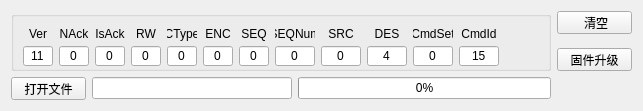
          <widget class="QWidget" name="tab_7">
           <attribute name="title">
            <string>固件升级</string>
           </attribute>
           <layout class="QGridLayout" name="gridLayout_11">
            <item row="3" column="2" colspan="2">
             <widget class="QProgressBar" name="DobotV3Progress">
              <property name="value">
               <number>0</number>
              </property>
             </widget>
            </item>
            <item row="3" column="1">
             <widget class="QLineEdit" name="DobotV3_FirmName">
              <property name="minimumSize">
               <size>
                <width>200</width>
                <height>0</height>
               </size>
              </property>
              <property name="maximumSize">
               <size>
                <width>200</width>
                <height>16777215</height>
               </size>
              </property>
             </widget>
            </item>
            <item row="3" column="4">
             <spacer name="horizontalSpacer_9">
              <property name="orientation">
               <enum>Qt::Horizontal</enum>
              </property>
              <property name="sizeType">
               <enum>QSizePolicy::Minimum</enum>
              </property>
              <property name="sizeHint" stdset="0">
               <size>
                <width>72</width>
                <height>20</height>
               </size>
              </property>
             </spacer>
            </item>
            <item row="3" column="0">
             <widget class="QPushButton" name="DobotV3_FirmFile">
              <property name="minimumSize">
               <size>
                <width>75</width>
                <height>23</height>
               </size>
              </property>
              <property name="maximumSize">
               <size>
                <width>75</width>
                <height>23</height>
               </size>
              </property>
              <property name="text">
               <string>打开文件</string>
              </property>
             </widget>
            </item>
            <item row="0" column="4">
             <widget class="QPushButton" name="DobotV3_Clear_U">
              <property name="minimumSize">
               <size>
                <width>75</width>
                <height>23</height>
               </size>
              </property>
              <property name="maximumSize">
               <size>
                <width>75</width>
                <height>23</height>
               </size>
              </property>
              <property name="text">
               <string> 清空</string>
              </property>
             </widget>
            </item>
            <item row="2" column="4">
             <widget class="QPushButton" name="DobotV3_FirmUpdata">
              <property name="minimumSize">
               <size>
                <width>75</width>
                <height>23</height>
               </size>
              </property>
              <property name="maximumSize">
               <size>
                <width>75</width>
                <height>23</height>
               </size>
              </property>
              <property name="text">
               <string>固件升级</string>
              </property>
             </widget>
            </item>
            <item row="0" column="0" rowspan="3" colspan="4">
             <widget class="QGroupBox" name="groupBox_4">
              <property name="minimumSize">
               <size>
                <width>0</width>
                <height>60</height>
               </size>
              </property>
              <property name="maximumSize">
               <size>
                <width>16777215</width>
                <height>60</height>
               </size>
              </property>
              <property name="title">
               <string/>
              </property>
              <layout class="QGridLayout" name="gridLayout_10">
               <item row="1" column="11">
                <widget class="QLineEdit" name="DobotV3_SRC_U">
                 <property name="minimumSize">
                  <size>
                   <width>40</width>
                   <height>20</height>
                  </size>
                 </property>
                 <property name="maximumSize">
                  <size>
                   <width>40</width>
                   <height>20</height>
                  </size>
                 </property>
                 <property name="text">
                  <string>0</string>
                 </property>
                 <property name="maxLength">
                  <number>2</number>
                 </property>
                 <property name="alignment">
                  <set>Qt::AlignCenter</set>
                 </property>
                </widget>
               </item>
               <item row="0" column="7">
                <widget class="QLabel" name="label_46">
                 <property name="minimumSize">
                  <size>
                   <width>30</width>
                   <height>16</height>
                  </size>
                 </property>
                 <property name="maximumSize">
                  <size>
                   <width>30</width>
                   <height>16</height>
                  </size>
                 </property>
                 <property name="text">
                  <string>ENC</string>
                 </property>
                 <property name="alignment">
                  <set>Qt::AlignCenter</set>
                 </property>
                </widget>
               </item>
               <item row="1" column="4">
                <widget class="QLineEdit" name="DobotV3_RW_U">
                 <property name="minimumSize">
                  <size>
                   <width>30</width>
                   <height>20</height>
                  </size>
                 </property>
                 <property name="maximumSize">
                  <size>
                   <width>30</width>
                   <height>20</height>
                  </size>
                 </property>
                 <property name="text">
                  <string>0</string>
                 </property>
                 <property name="maxLength">
                  <number>1</number>
                 </property>
                 <property name="alignment">
                  <set>Qt::AlignCenter</set>
                 </property>
                </widget>
               </item>
               <item row="1" column="9">
                <widget class="QLineEdit" name="DobotV3_SEQ_U">
                 <property name="minimumSize">
                  <size>
                   <width>30</width>
                   <height>20</height>
                  </size>
                 </property>
                 <property name="maximumSize">
                  <size>
                   <width>30</width>
                   <height>20</height>
                  </size>
                 </property>
                 <property name="text">
                  <string>0</string>
                 </property>
                 <property name="maxLength">
                  <number>1</number>
                 </property>
                 <property name="alignment">
                  <set>Qt::AlignCenter</set>
                 </property>
                </widget>
               </item>
               <item row="1" column="14">
                <widget class="QLineEdit" name="DobotV3_CmdId_U">
                 <property name="minimumSize">
                  <size>
                   <width>40</width>
                   <height>20</height>
                  </size>
                 </property>
                 <property name="maximumSize">
                  <size>
                   <width>40</width>
                   <height>20</height>
                  </size>
                 </property>
                 <property name="text">
                  <string>15</string>
                 </property>
                 <property name="maxLength">
                  <number>2</number>
                 </property>
                 <property name="alignment">
                  <set>Qt::AlignCenter</set>
                 </property>
                </widget>
               </item>
               <item row="1" column="13">
                <widget class="QLineEdit" name="DobotV3_CmdSet_U">
                 <property name="minimumSize">
                  <size>
                   <width>40</width>
                   <height>20</height>
                  </size>
                 </property>
                 <property name="maximumSize">
                  <size>
                   <width>40</width>
                   <height>20</height>
                  </size>
                 </property>
                 <property name="text">
                  <string>0</string>
                 </property>
                 <property name="maxLength">
                  <number>2</number>
                 </property>
                 <property name="alignment">
                  <set>Qt::AlignCenter</set>
                 </property>
                </widget>
               </item>
               <item row="1" column="10">
                <widget class="QLineEdit" name="DobotV3_SEQNum_U">
                 <property name="minimumSize">
                  <size>
                   <width>40</width>
                   <height>20</height>
                  </size>
                 </property>
                 <property name="maximumSize">
                  <size>
                   <width>40</width>
                   <height>20</height>
                  </size>
                 </property>
                 <property name="text">
                  <string>0</string>
                 </property>
                 <property name="maxLength">
                  <number>8</number>
                 </property>
                 <property name="alignment">
                  <set>Qt::AlignCenter</set>
                 </property>
                </widget>
               </item>
               <item row="0" column="13">
                <widget class="QLabel" name="label_47">
                 <property name="minimumSize">
                  <size>
                   <width>40</width>
                   <height>16</height>
                  </size>
                 </property>
                 <property name="maximumSize">
                  <size>
                   <width>40</width>
                   <height>16</height>
                  </size>
                 </property>
                 <property name="text">
                  <string>CmdSet</string>
                 </property>
                 <property name="alignment">
                  <set>Qt::AlignCenter</set>
                 </property>
                </widget>
               </item>
               <item row="1" column="12">
                <widget class="QLineEdit" name="DobotV3_DES_U">
                 <property name="minimumSize">
                  <size>
                   <width>40</width>
                   <height>20</height>
                  </size>
                 </property>
                 <property name="maximumSize">
                  <size>
                   <width>40</width>
                   <height>20</height>
                  </size>
                 </property>
                 <property name="text">
                  <string>4</string>
                 </property>
                 <property name="maxLength">
                  <number>2</number>
                 </property>
                 <property name="alignment">
                  <set>Qt::AlignCenter</set>
                 </property>
                </widget>
               </item>
               <item row="0" column="12">
                <widget class="QLabel" name="label_48">
                 <property name="minimumSize">
                  <size>
                   <width>40</width>
                   <height>16</height>
                  </size>
                 </property>
                 <property name="maximumSize">
                  <size>
                   <width>40</width>
                   <height>16</height>
                  </size>
                 </property>
                 <property name="text">
                  <string>DES</string>
                 </property>
                 <property name="alignment">
                  <set>Qt::AlignCenter</set>
                 </property>
                </widget>
               </item>
               <item row="0" column="10">
                <widget class="QLabel" name="label_37">
                 <property name="minimumSize">
                  <size>
                   <width>40</width>
                   <height>16</height>
                  </size>
                 </property>
                 <property name="maximumSize">
                  <size>
                   <width>40</width>
                   <height>16</height>
                  </size>
                 </property>
                 <property name="text">
                  <string>SEQNum</string>
                 </property>
                 <property name="alignment">
                  <set>Qt::AlignCenter</set>
                 </property>
                </widget>
               </item>
               <item row="0" column="14">
                <widget class="QLabel" name="label_38">
                 <property name="minimumSize">
                  <size>
                   <width>40</width>
                   <height>16</height>
                  </size>
                 </property>
                 <property name="maximumSize">
                  <size>
                   <width>40</width>
                   <height>16</height>
                  </size>
                 </property>
                 <property name="text">
                  <string>CmdId</string>
                 </property>
                 <property name="alignment">
                  <set>Qt::AlignCenter</set>
                 </property>
                </widget>
               </item>
               <item row="0" column="0">
                <widget class="QLabel" name="label_40">
                 <property name="minimumSize">
                  <size>
                   <width>30</width>
                   <height>16</height>
                  </size>
                 </property>
                 <property name="maximumSize">
                  <size>
                   <width>30</width>
                   <height>16</height>
                  </size>
                 </property>
                 <property name="text">
                  <string>Ver</string>
                 </property>
                 <property name="alignment">
                  <set>Qt::AlignCenter</set>
                 </property>
                </widget>
               </item>
               <item row="1" column="2">
                <widget class="QLineEdit" name="DobotV3_IsAck_U">
                 <property name="minimumSize">
                  <size>
                   <width>30</width>
                   <height>20</height>
                  </size>
                 </property>
                 <property name="maximumSize">
                  <size>
                   <width>30</width>
                   <height>20</height>
                  </size>
                 </property>
                 <property name="text">
                  <string>0</string>
                 </property>
                 <property name="maxLength">
                  <number>1</number>
                 </property>
                 <property name="alignment">
                  <set>Qt::AlignCenter</set>
                 </property>
                </widget>
               </item>
               <item row="0" column="2">
                <widget class="QLabel" name="label_41">
                 <property name="minimumSize">
                  <size>
                   <width>30</width>
                   <height>16</height>
                  </size>
                 </property>
                 <property name="maximumSize">
                  <size>
                   <width>30</width>
                   <height>16</height>
                  </size>
                 </property>
                 <property name="text">
                  <string>IsAck</string>
                 </property>
                 <property name="alignment">
                  <set>Qt::AlignCenter</set>
                 </property>
                </widget>
               </item>
               <item row="0" column="1">
                <widget class="QLabel" name="label_39">
                 <property name="minimumSize">
                  <size>
                   <width>30</width>
                   <height>16</height>
                  </size>
                 </property>
                 <property name="maximumSize">
                  <size>
                   <width>30</width>
                   <height>16</height>
                  </size>
                 </property>
                 <property name="text">
                  <string>NAck</string>
                 </property>
                 <property name="alignment">
                  <set>Qt::AlignCenter</set>
                 </property>
                </widget>
               </item>
               <item row="1" column="0">
                <widget class="QLineEdit" name="DobotV3_Ver_U">
                 <property name="minimumSize">
                  <size>
                   <width>30</width>
                   <height>20</height>
                  </size>
                 </property>
                 <property name="maximumSize">
                  <size>
                   <width>30</width>
                   <height>20</height>
                  </size>
                 </property>
                 <property name="text">
                  <string>11</string>
                 </property>
                 <property name="maxLength">
                  <number>2</number>
                 </property>
                 <property name="alignment">
                  <set>Qt::AlignCenter</set>
                 </property>
                </widget>
               </item>
               <item row="1" column="1">
                <widget class="QLineEdit" name="DobotV3_NAck_U">
                 <property name="minimumSize">
                  <size>
                   <width>30</width>
                   <height>20</height>
                  </size>
                 </property>
                 <property name="maximumSize">
                  <size>
                   <width>30</width>
                   <height>20</height>
                  </size>
                 </property>
                 <property name="text">
                  <string>0</string>
                 </property>
                 <property name="maxLength">
                  <number>1</number>
                 </property>
                 <property name="alignment">
                  <set>Qt::AlignCenter</set>
                 </property>
                </widget>
               </item>
               <item row="0" column="11">
                <widget class="QLabel" name="label_43">
                 <property name="minimumSize">
                  <size>
                   <width>40</width>
                   <height>16</height>
                  </size>
                 </property>
                 <property name="maximumSize">
                  <size>
                   <width>40</width>
                   <height>16</height>
                  </size>
                 </property>
                 <property name="text">
                  <string>SRC</string>
                 </property>
                 <property name="alignment">
                  <set>Qt::AlignCenter</set>
                 </property>
                </widget>
               </item>
               <item row="0" column="9">
                <widget class="QLabel" name="label_44">
                 <property name="minimumSize">
                  <size>
                   <width>30</width>
                   <height>16</height>
                  </size>
                 </property>
                 <property name="maximumSize">
                  <size>
                   <width>30</width>
                   <height>16</height>
                  </size>
                 </property>
                 <property name="text">
                  <string>SEQ</string>
                 </property>
                 <property name="alignment">
                  <set>Qt::AlignCenter</set>
                 </property>
                </widget>
               </item>
               <item row="0" column="4">
                <widget class="QLabel" name="label_45">
                 <property name="minimumSize">
                  <size>
                   <width>30</width>
                   <height>16</height>
                  </size>
                 </property>
                 <property name="maximumSize">
                  <size>
                   <width>30</width>
                   <height>16</height>
                  </size>
                 </property>
                 <property name="text">
                  <string>RW</string>
                 </property>
                 <property name="alignment">
                  <set>Qt::AlignCenter</set>
                 </property>
                </widget>
               </item>
               <item row="1" column="7">
                <widget class="QLineEdit" name="DobotV3_ENC_U">
                 <property name="minimumSize">
                  <size>
                   <width>30</width>
                   <height>20</height>
                  </size>
                 </property>
                 <property name="maximumSize">
                  <size>
                   <width>30</width>
                   <height>20</height>
                  </size>
                 </property>
                 <property name="text">
                  <string>0</string>
                 </property>
                 <property name="maxLength">
                  <number>1</number>
                 </property>
                 <property name="alignment">
                  <set>Qt::AlignCenter</set>
                 </property>
                </widget>
               </item>
               <item row="1" column="5">
                <widget class="QLineEdit" name="DobotV3_CType_U">
                 <property name="minimumSize">
                  <size>
                   <width>30</width>
                   <height>20</height>
                  </size>
                 </property>
                 <property name="maximumSize">
                  <size>
                   <width>30</width>
                   <height>20</height>
                  </size>
                 </property>
                 <property name="text">
                  <string>0</string>
                 </property>
                 <property name="maxLength">
                  <number>1</number>
                 </property>
                 <property name="alignment">
                  <set>Qt::AlignCenter</set>
                 </property>
                </widget>
               </item>
               <item row="0" column="5">
                <widget class="QLabel" name="label_49">
                 <property name="minimumSize">
                  <size>
                   <width>30</width>
                   <height>16</height>
                  </size>
                 </property>
                 <property name="maximumSize">
                  <size>
                   <width>30</width>
                   <height>16</height>
                  </size>
                 </property>
                 <property name="text">
                  <string>CType</string>
                 </property>
                 <property name="alignment">
                  <set>Qt::AlignCenter</set>
                 </property>
                </widget>
               </item>
               <item row="1" column="15">
                <spacer name="horizontalSpacer_10">
                 <property name="orientation">
                  <enum>Qt::Horizontal</enum>
                 </property>
                 <property name="sizeHint" stdset="0">
                  <size>
                   <width>40</width>
                   <height>20</height>
                  </size>
                 </property>
                </spacer>
               </item>
               <item row="0" column="15">
                <spacer name="horizontalSpacer_11">
                 <property name="orientation">
                  <enum>Qt::Horizontal</enum>
                 </property>
                 <property name="sizeHint" stdset="0">
                  <size>
                   <width>40</width>
                   <height>20</height>
                  </size>
                 </property>
                </spacer>
               </item>
              </layout>
             </widget>
            </item>
           </layout>
          </widget>
